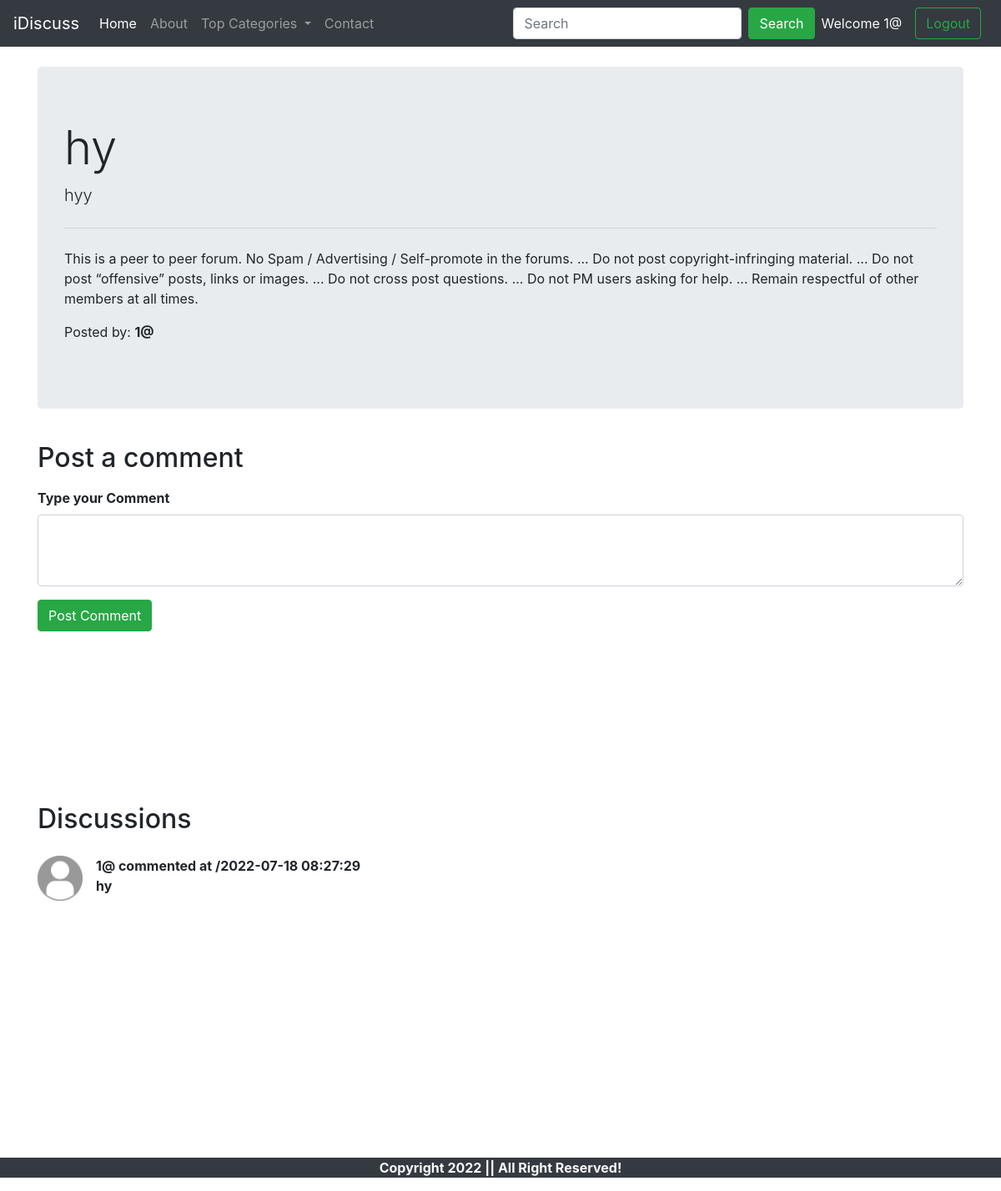
The app's page /thread.php?threadid=11 (signed in) with its own data.
### tables this page shows
CREATE TABLE `threads` (
  `thread_id` int(7) NOT NULL,
  `thread_title` varchar(255) NOT NULL,
  `thread_desc` text NOT NULL,
  `thread_cat_id` int(7) NOT NULL,
  `thread_user_id` int(7) NOT NULL,
  `timestamp` datetime NOT NULL
);

CREATE TABLE `users` (
  `sno` int(11) NOT NULL,
  `user_email` varchar(30) NOT NULL,
  `user_pass` varchar(255) NOT NULL,
  `timestamp` datetime NOT NULL DEFAULT current_timestamp()
);

CREATE TABLE `comments` (
  `comment_id` int(7) NOT NULL,
  `comment_content` text NOT NULL,
  `thread_id` int(11) NOT NULL,
  `comment_by` int(11) NOT NULL,
  `comment_time` datetime NOT NULL
);

### thread.php (the view, shortened to what this page needs)
<!doctype html>
<html lang="en">
  <head>
    <link rel="stylesheet" href="https://cdn.jsdelivr.net/npm/bootstrap@4.6.1/dist/css/bootstrap.min.css">
  </head>
  <body>
  <?php include 'partials/header.php';?>
  <?php include 'partials/dbconnect.php';?>
  <?php
  $id = $_GET['threadid'];
  $sql=  "SELECT * FROM `threads` WHERE thread_id=$id";
  $result = mysqli_query($data , $sql);
  while($row = mysqli_fetch_assoc($result)){
    $title = $row['thread_title'];
    $desc = $row['thread_desc'];
    $thread_user_id = $row['thread_user_id'];
    $sql2 = "SELECT user_email FROM `users` WHERE sno='$thread_user_id'";
    $result2 = mysqli_query($data, $sql2);
    $row2 = mysqli_fetch_assoc($result2);
    $posted_by = $row2['user_email'];
    }
  ?>
<div class="container my-4"  >
<div class="jumbotron">
  <h1 class="display-4"><?php echo $title ?></h1>
  <p class="lead"><?php echo $desc ?></p>
  <hr class="my-4">
  <p>This is a peer to peer forum. No Spam / Advertising / Self-promote in the forums. ...
Do not post copyright-infringing material. ...
Do not post “offensive” posts, links or images. ...
Do not cross post questions. ...
Do not PM users asking for help. ...
Remain respectful of other members at all times.
  </p>
<p>Posted by: <b><?php echo $posted_by; ?></p>
</div>
</div>
<?php
  if(isset($_SESSION['loggedin']) && $_SESSION['loggedin']==true){
 echo '
<div class="container" id="ques">
  <h2 class="py-2">Post a comment</h2>
<form action= "'.$_SERVER['REQUEST_URI'].'"  method="post" >
  <div class="form-group">
    <label for="exampleFormControlTextarea1">Type your Comment</label>
    <textarea class="form-control" id="comment" name="comment" rows="3"></textarea>
    <input type="hidden" name="sno" value="'. $_SESSION["sno"]. '">
    </div>
  <button type="submit" class="btn btn-success">Post Comment</button>
</form>
</div>';
  }
?>
<div class="container" id="ques">
    <h2 class="py-2">Discussions</h2>
    <?php
  $id = $_GET['threadid'];
  $sql=  "SELECT * FROM `comments` WHERE thread_id=$id";
  $result = mysqli_query($data , $sql);
  while($row = mysqli_fetch_assoc($result)){
    $content = $row['comment_content'];
    $comment_time = $row['comment_time'];
    $thread_user_id = $row['comment_by'];
    $sql2 = "SELECT user_email FROM `users` WHERE sno='$thread_user_id'";
    $result2 = mysqli_query($data, $sql2);
    $row2 = mysqli_fetch_assoc($result2);
    echo '  <div class="media my-3">
            <img src="img/users.png" width="54px" class="mr-3" alt="">
            <div class="media-body">
            <p class="font-weight-bold my-0">'. $row2['user_email'] . ' commented at /' .$comment_time . '</p>
                ' . $content . '
        </div>
        </div> ';
  }
    ?>
</div>
    <?php include 'partials/footer.php';  ?>
</body>
</html>

### thread.php (style rules this page uses)
#ques { min-height: 433px; }

### records on screen
threads: thread_title "hy", thread_desc "hyy"
users: user_email "1@"
comments: users.user_email "1@", comment_time "2022-07-18 08:27:29", comment_content "hy"

### other values on screen
$_SESSION['useremail'] "1@"
